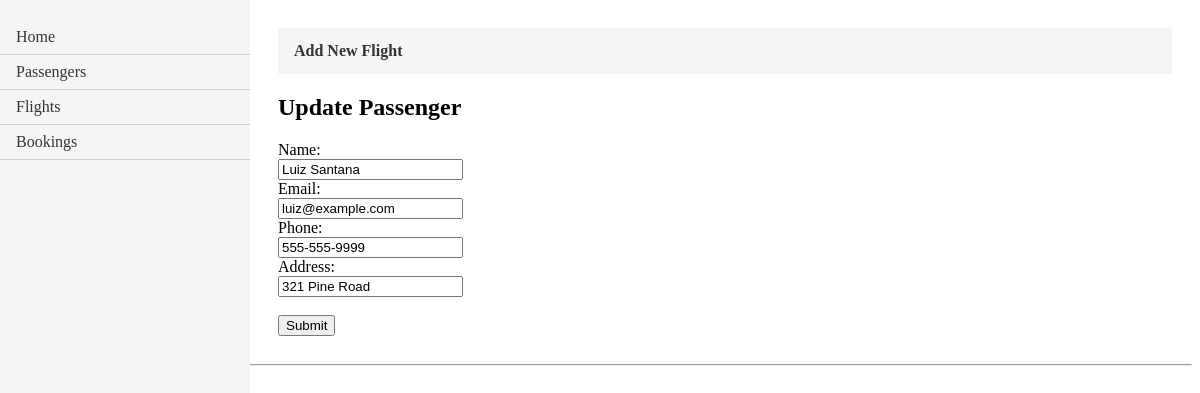
The app's page /passenger/update/22/ with its own data.
### FlightBookingApp/models.py (models this page shows)
class Passenger(models.Model):
    passengerID = models.AutoField(primary_key=True)
    name = models.CharField(max_length=100)
    email = models.EmailField(unique=True)
    phone = models.CharField(max_length=20)
    address = models.CharField(max_length=200)

### FlightBookingApp/views.py (the view)
# urls.py: path('passenger/update/<int:passenger_id>/', views.update_passenger_form, name='update_passenger_form'), #load passenger information to update
def update_passenger_form(request, passenger_id):
    passenger = Passenger.objects.get(passengerID=passenger_id)
    return render(request, 'update_passenger.html', {'passenger': passenger})

### FlightBookingApp/templates/update_passenger.html
{% extends "layout.html" %}
{% block content%}
<ul class="crud-menu">
    <li><a href="{% url 'create_passenger' %}"><b>Add New Flight</b></a></li>
</ul>
<h2>Update Passenger</h2>
<form method="post" action="{% url 'update_passenger_submit' passenger.passengerID %}">
    <label for="name">Name:</label><br>
    <input type="text" id="name" name="name" value="{{ passenger.name }}"><br>
    <label for="email">Email:</label><br>
    <input type="email" id="email" name="email" value="{{ passenger.email }}"><br>
    <label for="phone">Phone:</label><br>
    <input type="text" id="phone" name="phone" value="{{ passenger.phone }}"><br>
    <label for="address">Address:</label><br>
    <input type="text" id="address" name="address" value="{{ passenger.address }}"><br><br>
    <button type="submit">Submit</button>
</form>
{%endblock content%}

### FlightBookingApp/templates/layout.html (style rules this page uses)
.crud-menu { list-style-type: none; margin: 0; padding: 0; overflow: hidden; background-color: #f5f5f5; }
.crud-menu li { float: left; }
.crud-menu li a { display: block; color: #333; text-align: center; padding: 14px 16px; text-decoration: none; }

### records on screen
Passenger: name "Luiz Santana", email "luiz@example.com", phone "555-555-9999", address "321 Pine Road"
